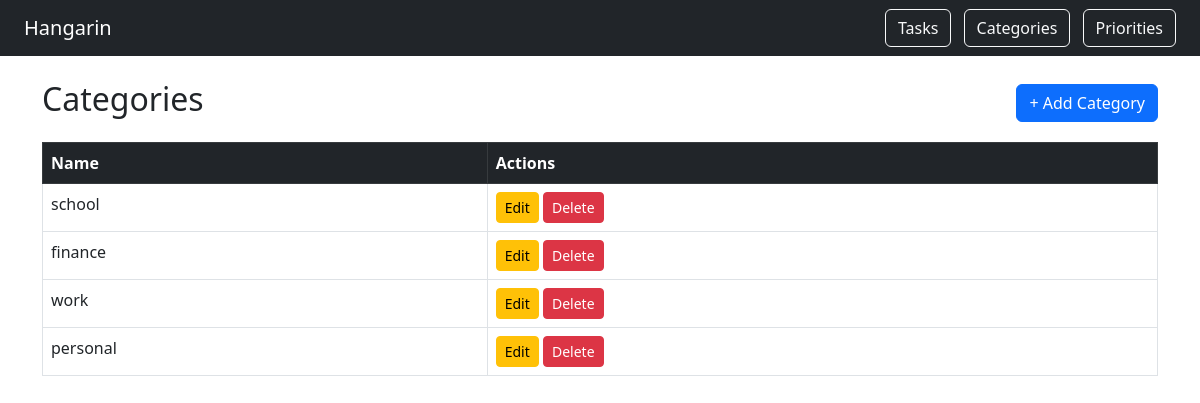
Page /categories/ on the committed database.
### tasks/models.py (models this page shows, shortened)
class BaseModel(models.Model):
    created_at = models.DateTimeField(auto_now_add=True)
    updated_at = models.DateTimeField(auto_now=True)
    class Meta:
        abstract = True

class Category(BaseModel):
    name = models.CharField(max_length=100)
    class Meta:
        verbose_name = "Category"
        verbose_name_plural = "Categories"

### tasks/views.py (the view)
# urls.py: path('categories/', views.category_list, name='category_list'),
def category_list(request):
    categories = Category.objects.all()
    return render(request, 'category_list.html', {'categories': categories})

### tasks/templates/category_list.html (shortened to what this page needs)
<!DOCTYPE html>
<html>
<head>
    <link href="https://cdn.jsdelivr.net/npm/bootstrap@5.3.0/dist/css/bootstrap.min.css" rel="stylesheet">
</head>
<body>
<nav class="navbar navbar-dark bg-dark px-4">
    <a class="navbar-brand" href="/">Hangarin</a>
    <div>
        <a href="/tasks/" class="btn btn-outline-light me-2">Tasks</a>
        <a href="/categories/" class="btn btn-outline-light me-2">Categories</a>
        <a href="/priorities/" class="btn btn-outline-light">Priorities</a>
    </div>
</nav>
<div class="container mt-4">
    <div class="d-flex justify-content-between align-items-center">
        <h2>Categories</h2>
        <a href="/categories/add/" class="btn btn-primary">+ Add Category</a>
    </div>
    <table class="table table-bordered mt-3">
        <thead class="table-dark">
            <tr><th>Name</th><th>Actions</th></tr>
        </thead>
        <tbody>
            {% for category in categories %}
            <tr>
                <td>{{ category.name }}</td>
                <td>
                    <a href="/categories/edit/{{ category.pk }}/" class="btn btn-warning btn-sm">Edit</a>
                    <a href="/categories/delete/{{ category.pk }}/" class="btn btn-danger btn-sm">Delete</a>
                </td>
            </tr>
            {% empty %}
            <tr><td colspan="2">No categories yet.</td></tr>
            {% endfor %}
        </tbody>
    </table>
</div>
</body>
</html>

### rows in the picture
Category: name "school"
Category: name "finance"
Category: name "work"
Category: name "personal"
